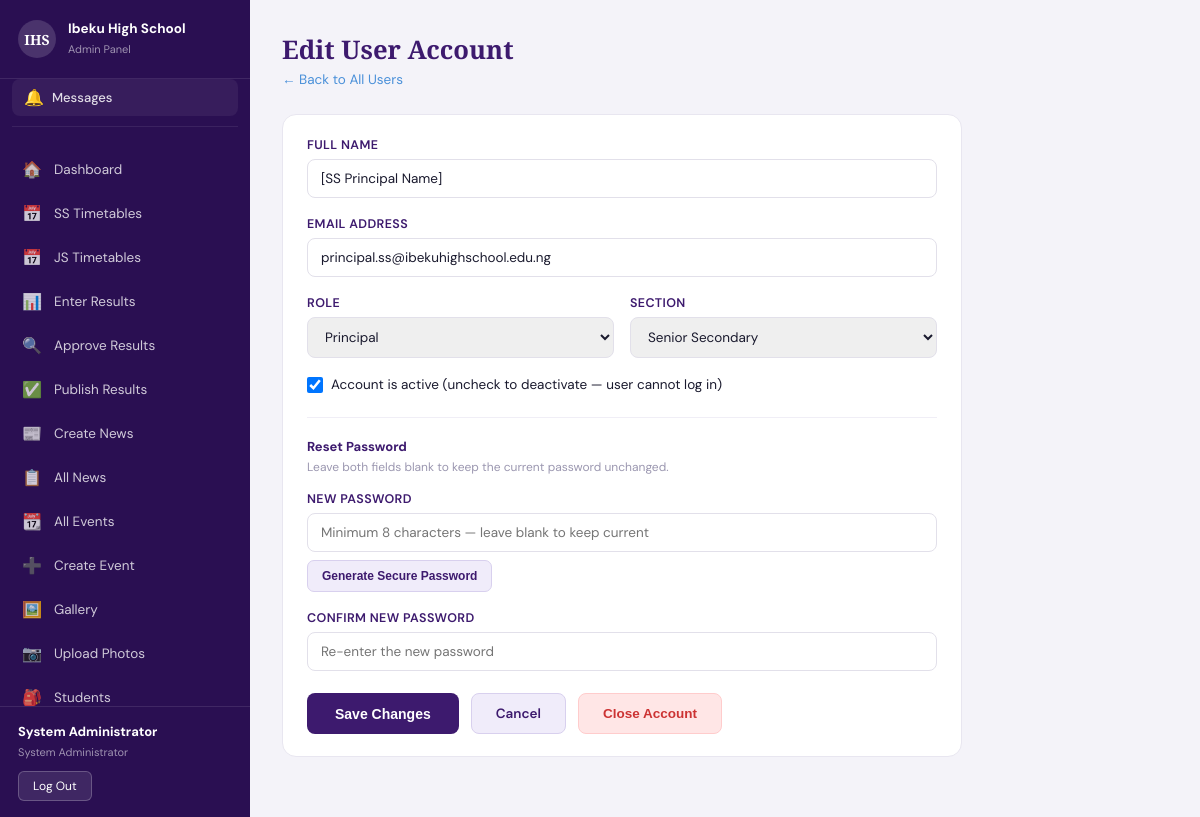
Page /public/admin/users-edit.php?id=2 (signed in) on the committed database.
### tables this page shows
CREATE TABLE `users` (
  `id` int(10) UNSIGNED NOT NULL,
  `full_name` varchar(150) NOT NULL,
  `email` varchar(150) NOT NULL,
  `password` varchar(255) NOT NULL COMMENT 'bcrypt hash — never plaintext',
  `role` enum('superadmin','principal','vp_admin','vp_academics','vp_general','dean','counselor','hod','form_teacher','subject_teacher') NOT NULL,
  `section` enum('ss','js','both') NOT NULL DEFAULT 'both',
  `department` varchar(100) DEFAULT NULL COMMENT 'For hod and subject_teacher',
  `class_assigned` varchar(20) DEFAULT NULL COMMENT 'e.g. JSS2A — for form_teacher',
  `is_active` tinyint(1) NOT NULL DEFAULT 1,
  `closed_reason` enum('retired','transferred','deceased','expelled','graduated','other') DEFAULT NULL,
  `closed_at` timestamp NULL DEFAULT NULL,
  `closed_by` int(10) UNSIGNED DEFAULT NULL,
  `last_login` timestamp NULL DEFAULT NULL,
  `created_by` int(10) UNSIGNED DEFAULT NULL,
  `created_at` timestamp NOT NULL DEFAULT current_timestamp(),
  `updated_at` timestamp NOT NULL DEFAULT current_timestamp() ON UPDATE current_timestamp()
);

### public/admin/users-edit.php (the view, shortened to what this page needs)
<?php
require_once dirname(__DIR__, 2) . '/src/includes/admin-sidebar.php';
$admin = currentAdmin();
$pdo   = getDB();
$userId = (int) ($_GET['id'] ?? 0);
$stmt = $pdo->prepare('SELECT * FROM users WHERE id = ? LIMIT 1');
$stmt->execute([$userId]);
$user = $stmt->fetch();
$roleLabels = [
    'principal'       => 'Principal',
    'vp_admin'        => 'Vice Principal (Administration)',
    'vp_academics'    => 'Vice Principal (Academics)',
    'vp_general'      => 'Vice Principal (General Duties)',
    'dean'            => 'Dean of Studies',
    'counselor'       => 'Guidance Counsellor',
    'hod'             => 'Head of Department',
    'form_teacher'    => 'Form Teacher',
    'subject_teacher' => 'Subject Teacher',
    'superadmin'      => 'System Administrator',
];
$isClosed = !empty($user['closed_reason']);
?>
<!DOCTYPE html>
<html lang="en">
<head>
<link rel="stylesheet" href="../assets/css/admin-layout.css">
</head>
<body>
  <div class="admin-content">
    <div class="admin-content__inner">
      <div class="page-header">
        <h2>Edit User Account</h2>
        <p><a href="users.php" style="color:#4a90d9;text-decoration:none">← Back to All Users</a></p>
      </div>
      <div class="admin-card" style="max-width:680px">
        <form method="POST" id="editForm">
          <div class="form-group">
            <label class="form-label" for="full_name">Full Name</label>
            <input type="text" class="form-input" id="full_name" name="full_name" required maxlength="150"
                   value="<?php echo htmlspecialchars($user['full_name']); ?>"/>
          </div>
          <div class="form-group">
            <label class="form-label" for="email">Email Address</label>
            <input type="email" class="form-input" id="email" name="email" required maxlength="150"
                   value="<?php echo htmlspecialchars($user['email']); ?>"/>
          </div>
          <div class="form-row">
            <div class="form-group">
              <label class="form-label" for="role">Role</label>
              <select class="form-select" id="role" name="role" required
                      <?php echo $userId === (int) $admin['id'] ? 'disabled' : ''; ?>>
                <?php foreach ($roleLabels as $key => $label): ?>
                <option value="<?php echo $key; ?>" <?php echo $user['role'] === $key ? 'selected' : ''; ?>><?php echo $label; ?></option>
                <?php endforeach; ?>
              </select>
            </div>
            <div class="form-group">
              <label class="form-label" for="section">Section</label>
              <select class="form-select" id="section" name="section" required>
                <option value="ss"   <?php echo $user['section'] === 'ss'   ? 'selected' : ''; ?>>Senior Secondary</option>
              </select>
            </div>
          </div>
          <div class="checkbox-row">
            <input type="checkbox" id="is_active" name="is_active"
                   <?php echo $user['is_active'] ? 'checked' : ''; ?>
                   <?php echo $userId === (int) $admin['id'] ? 'disabled' : ''; ?>/>
            <label for="is_active">Account is active (uncheck to deactivate — user cannot log in)</label>
          </div>
          <div class="section-divider">
            <div class="section-divider__label">Reset Password</div>
            <div class="section-divider__hint">Leave both fields blank to keep the current password unchanged.</div>
            <div class="form-group">
              <label class="form-label" for="new_password">New Password</label>
              <input type="text" class="form-input" id="new_password" name="new_password"
                     minlength="8" placeholder="Minimum 8 characters — leave blank to keep current"/>
              <button type="button" class="generate-pw-btn" id="generatePwBtn">Generate Secure Password</button>
            </div>
            <div class="form-group">
              <label class="form-label" for="confirm_password">Confirm New Password</label>
              <input type="text" class="form-input" id="confirm_password" name="confirm_password"
                     placeholder="Re-enter the new password"/>
            </div>
          </div>
          <div class="btn-group">
            <button type="submit" class="btn-save">Save Changes</button>
            <a href="users.php" class="btn-cancel">Cancel</a>
            <?php if ($userId !== (int) $admin['id']): ?>
              <?php if (!$isClosed): ?>
              <button type="button" class="btn-danger" onclick="document.getElementById('closeModal').classList.add('modal-overlay--show')">
                Close Account
              </button>
              <?php else: ?>
              <button type="button" class="btn-reopen" onclick="reopenAccount()">
                Reopen Account
              </button>
              <?php endif; ?>
            <?php endif; ?>
          </div>
        </form>
      </div>
    </div>
  </div>
</body>
</html>

### public/assets/css/admin-layout.css (style rules this page uses)
* { margin: 0; padding: 0; box-sizing: border-box; }
body { font-family: 'DM Sans', sans-serif; background: #f4f3f9; color: #1a1a2e; }
.admin-content { margin-left: 250px; min-height: 100vh; }
.admin-content__inner { padding: 32px 32px 60px; max-width: 1100px; }
.page-header h2 { font-family: 'Playfair Display', serif; font-size: 1.6rem; color: #3d1a6e; margin-bottom: 4px; }
.page-header p { font-size: 13.5px; color: #6b6b80; margin-bottom: 26px; }
.admin-card { background: #fff; border: 1px solid #e8e6f0; border-radius: 14px; padding: 22px 24px; }

### public/admin/users-edit.php (style rules this page uses)
.form-group { margin-bottom: 18px; }
.form-label { display: block; font-size: 12.5px; font-weight: 600; color: #3d1a6e; margin-bottom: 6px; text-transform: uppercase; letter-spacing: .03em; }
.form-input, .form-select { width: 100%; padding: 10px 13px; border: 1.5px solid #e2e0ea; border-radius: 8px; font-size: 13.5px; font-family: 'DM Sans', sans-serif; color: #1a1a2e; }
.form-row { display: flex; gap: 16px; }
.form-row .form-group { flex: 1; }
.section-divider { border-top: 1px solid #f0eef6; margin: 24px 0 20px; padding-top: 20px; }
.section-divider__label { font-size: 13px; font-weight: 700; color: #3d1a6e; margin-bottom: 4px; }
.section-divider__hint { font-size: 12px; color: #9b97b0; margin-bottom: 16px; }
.checkbox-row { display: flex; align-items: center; gap: 8px; margin-bottom: 18px; }
.checkbox-row input { width: 16px; height: 16px; }
.checkbox-row label { font-size: 13.5px; color: #1a1a2e; }
.btn-group { display: flex; gap: 12px; margin-top: 22px; flex-wrap:wrap; }
.btn-save { background: #3d1a6e; color: #fff; border: none; padding: 11px 28px; border-radius: 8px; font-size: 14px; font-weight: 700; cursor: pointer; }
.btn-cancel { background: #f0ecfa; color: #3d1a6e; border: 1.5px solid #d8d0ee; padding: 11px 24px; border-radius: 8px; font-size: 13.5px; font-weight: 600; cursor: pointer; text-decoration: none; display: inline-block; }
.btn-danger { background: #ffe6e6; color: #cc3333; border: 1.5px solid #ffcccc; padding: 11px 24px; border-radius: 8px; font-size: 13.5px; font-weight: 700; cursor: pointer; }
.generate-pw-btn { background: #f0ecfa; color: #3d1a6e; border: 1px solid #d8d0ee; padding: 8px 14px; border-radius: 7px; font-size: 12px; font-weight: 600; cursor: pointer; margin-top: 8px; }

### rows in the picture
users: full_name "[SS Principal Name]", email "principal.ss@ibekuhighschool.edu.ng", role "Principal", section "Senior Secondary", is_active "☑"

### other values in the picture
$icon "🏠"
$label "Dashboard"
$icon "📅"
$label "SS Timetables"
$label "JS Timetables"
$icon "📊"
$label "Enter Results"
$icon "🔍"
$label "Approve Results"
$icon "✅"
$label "Publish Results"
$icon "📰"
$label "Create News"
$icon "📋"
$label "All News"
